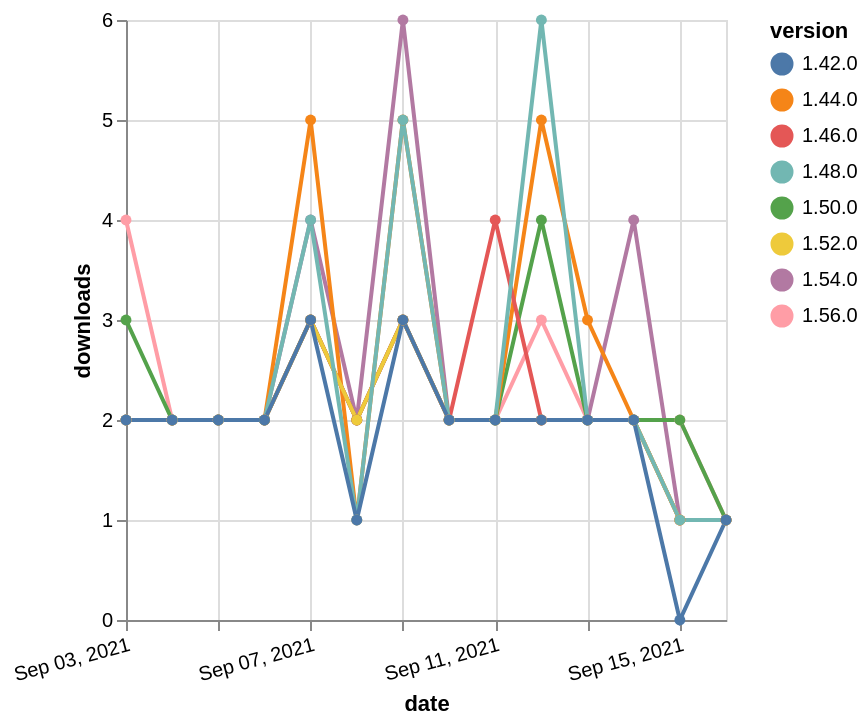

This figure's Vega-Lite source:
### Vega-Lite specification from a JSON file in a GitHub repository (floating-point values rounded to 4 significant figures)
{"$schema": "https://vega.github.io/schema/vega-lite/v5.json", "description": "A simple bar chart with embedded data.", "data": {"values": [{"date": "2021-09-03", "total": 230, "delta": 4, "version": "1.56.0"}, {"date": "2021-09-04", "total": 232, "delta": 2, "version": "1.56.0"}, {"date": "2021-09-05", "total": 234, "delta": 2, "version": "1.56.0"}, {"date": "2021-09-06", "total": 236, "delta": 2, "version": "1.56.0"}, {"date": "2021-09-07", "total": 239, "delta": 3, "version": "1.56.0"}, {"date": "2021-09-08", "total": 241, "delta": 2, "version": "1.56.0"}, {"date": "2021-09-09", "total": 244, "delta": 3, "version": "1.56.0"}, {"date": "2021-09-10", "total": 246, "delta": 2, "version": "1.56.0"}, {"date": "2021-09-11", "total": 248, "delta": 2, "version": "1.56.0"}, {"date": "2021-09-12", "total": 251, "delta": 3, "version": "1.56.0"}, {"date": "2021-09-13", "total": 253, "delta": 2, "version": "1.56.0"}, {"date": "2021-09-14", "total": 255, "delta": 2, "version": "1.56.0"}, {"date": "2021-09-15", "total": 257, "delta": 2, "version": "1.56.0"}, {"date": "2021-09-16", "total": 258, "delta": 1, "version": "1.56.0"}, {"date": "2021-09-03", "total": 713, "delta": 2, "version": "1.54.0"}, {"date": "2021-09-04", "total": 715, "delta": 2, "version": "1.54.0"}, {"date": "2021-09-05", "total": 717, "delta": 2, "version": "1.54.0"}, {"date": "2021-09-06", "total": 719, "delta": 2, "version": "1.54.0"}, {"date": "2021-09-07", "total": 723, "delta": 4, "version": "1.54.0"}, {"date": "2021-09-08", "total": 725, "delta": 2, "version": "1.54.0"}, {"date": "2021-09-09", "total": 731, "delta": 6, "version": "1.54.0"}, {"date": "2021-09-10", "total": 733, "delta": 2, "version": "1.54.0"}, {"date": "2021-09-11", "total": 735, "delta": 2, "version": "1.54.0"}, {"date": "2021-09-12", "total": 737, "delta": 2, "version": "1.54.0"}, {"date": "2021-09-13", "total": 739, "delta": 2, "version": "1.54.0"}, {"date": "2021-09-14", "total": 743, "delta": 4, "version": "1.54.0"}, {"date": "2021-09-15", "total": 744, "delta": 1, "version": "1.54.0"}, {"date": "2021-09-16", "total": 745, "delta": 1, "version": "1.54.0"}, {"date": "2021-09-03", "total": 1466, "delta": 3, "version": "1.50.0"}, {"date": "2021-09-04", "total": 1468, "delta": 2, "version": "1.50.0"}, {"date": "2021-09-05", "total": 1470, "delta": 2, "version": "1.50.0"}, {"date": "2021-09-06", "total": 1472, "delta": 2, "version": "1.50.0"}, {"date": "2021-09-07", "total": 1475, "delta": 3, "version": "1.50.0"}, {"date": "2021-09-08", "total": 1477, "delta": 2, "version": "1.50.0"}, {"date": "2021-09-09", "total": 1480, "delta": 3, "version": "1.50.0"}, {"date": "2021-09-10", "total": 1482, "delta": 2, "version": "1.50.0"}, {"date": "2021-09-11", "total": 1484, "delta": 2, "version": "1.50.0"}, {"date": "2021-09-12", "total": 1488, "delta": 4, "version": "1.50.0"}, {"date": "2021-09-13", "total": 1490, "delta": 2, "version": "1.50.0"}, {"date": "2021-09-14", "total": 1492, "delta": 2, "version": "1.50.0"}, {"date": "2021-09-15", "total": 1494, "delta": 2, "version": "1.50.0"}, {"date": "2021-09-16", "total": 1495, "delta": 1, "version": "1.50.0"}, {"date": "2021-09-03", "total": 2543, "delta": 2, "version": "1.44.0"}, {"date": "2021-09-04", "total": 2545, "delta": 2, "version": "1.44.0"}, {"date": "2021-09-05", "total": 2547, "delta": 2, "version": "1.44.0"}, {"date": "2021-09-06", "total": 2549, "delta": 2, "version": "1.44.0"}, {"date": "2021-09-07", "total": 2554, "delta": 5, "version": "1.44.0"}, {"date": "2021-09-08", "total": 2555, "delta": 1, "version": "1.44.0"}, {"date": "2021-09-09", "total": 2560, "delta": 5, "version": "1.44.0"}, {"date": "2021-09-10", "total": 2562, "delta": 2, "version": "1.44.0"}, {"date": "2021-09-11", "total": 2564, "delta": 2, "version": "1.44.0"}, {"date": "2021-09-12", "total": 2569, "delta": 5, "version": "1.44.0"}, {"date": "2021-09-13", "total": 2572, "delta": 3, "version": "1.44.0"}, {"date": "2021-09-14", "total": 2574, "delta": 2, "version": "1.44.0"}, {"date": "2021-09-15", "total": 2575, "delta": 1, "version": "1.44.0"}, {"date": "2021-09-16", "total": 2576, "delta": 1, "version": "1.44.0"}, {"date": "2021-09-03", "total": 2066, "delta": 2, "version": "1.46.0"}, {"date": "2021-09-04", "total": 2068, "delta": 2, "version": "1.46.0"}, {"date": "2021-09-05", "total": 2070, "delta": 2, "version": "1.46.0"}, {"date": "2021-09-06", "total": 2072, "delta": 2, "version": "1.46.0"}, {"date": "2021-09-07", "total": 2075, "delta": 3, "version": "1.46.0"}, {"date": "2021-09-08", "total": 2077, "delta": 2, "version": "1.46.0"}, {"date": "2021-09-09", "total": 2080, "delta": 3, "version": "1.46.0"}, {"date": "2021-09-10", "total": 2082, "delta": 2, "version": "1.46.0"}, {"date": "2021-09-11", "total": 2086, "delta": 4, "version": "1.46.0"}, {"date": "2021-09-12", "total": 2088, "delta": 2, "version": "1.46.0"}, {"date": "2021-09-13", "total": 2090, "delta": 2, "version": "1.46.0"}, {"date": "2021-09-14", "total": 2092, "delta": 2, "version": "1.46.0"}, {"date": "2021-09-15", "total": 2093, "delta": 1, "version": "1.46.0"}, {"date": "2021-09-16", "total": 2094, "delta": 1, "version": "1.46.0"}, {"date": "2021-09-03", "total": 1006, "delta": 2, "version": "1.52.0"}, {"date": "2021-09-04", "total": 1008, "delta": 2, "version": "1.52.0"}, {"date": "2021-09-05", "total": 1010, "delta": 2, "version": "1.52.0"}, {"date": "2021-09-06", "total": 1012, "delta": 2, "version": "1.52.0"}, {"date": "2021-09-07", "total": 1015, "delta": 3, "version": "1.52.0"}, {"date": "2021-09-08", "total": 1017, "delta": 2, "version": "1.52.0"}, {"date": "2021-09-09", "total": 1020, "delta": 3, "version": "1.52.0"}, {"date": "2021-09-10", "total": 1022, "delta": 2, "version": "1.52.0"}, {"date": "2021-09-11", "total": 1024, "delta": 2, "version": "1.52.0"}, {"date": "2021-09-12", "total": 1026, "delta": 2, "version": "1.52.0"}, {"date": "2021-09-13", "total": 1028, "delta": 2, "version": "1.52.0"}, {"date": "2021-09-14", "total": 1030, "delta": 2, "version": "1.52.0"}, {"date": "2021-09-15", "total": 1031, "delta": 1, "version": "1.52.0"}, {"date": "2021-09-16", "total": 1032, "delta": 1, "version": "1.52.0"}, {"date": "2021-09-03", "total": 1982, "delta": 2, "version": "1.48.0"}, {"date": "2021-09-04", "total": 1984, "delta": 2, "version": "1.48.0"}, {"date": "2021-09-05", "total": 1986, "delta": 2, "version": "1.48.0"}, {"date": "2021-09-06", "total": 1988, "delta": 2, "version": "1.48.0"}, {"date": "2021-09-07", "total": 1992, "delta": 4, "version": "1.48.0"}, {"date": "2021-09-08", "total": 1993, "delta": 1, "version": "1.48.0"}, {"date": "2021-09-09", "total": 1998, "delta": 5, "version": "1.48.0"}, {"date": "2021-09-10", "total": 2000, "delta": 2, "version": "1.48.0"}, {"date": "2021-09-11", "total": 2002, "delta": 2, "version": "1.48.0"}, {"date": "2021-09-12", "total": 2008, "delta": 6, "version": "1.48.0"}, {"date": "2021-09-13", "total": 2010, "delta": 2, "version": "1.48.0"}, {"date": "2021-09-14", "total": 2012, "delta": 2, "version": "1.48.0"}, {"date": "2021-09-15", "total": 2013, "delta": 1, "version": "1.48.0"}, {"date": "2021-09-16", "total": 2014, "delta": 1, "version": "1.48.0"}, {"date": "2021-09-03", "total": 2387, "delta": 2, "version": "1.42.0"}, {"date": "2021-09-04", "total": 2389, "delta": 2, "version": "1.42.0"}, {"date": "2021-09-05", "total": 2391, "delta": 2, "version": "1.42.0"}, {"date": "2021-09-06", "total": 2393, "delta": 2, "version": "1.42.0"}, {"date": "2021-09-07", "total": 2396, "delta": 3, "version": "1.42.0"}, {"date": "2021-09-08", "total": 2397, "delta": 1, "version": "1.42.0"}, {"date": "2021-09-09", "total": 2400, "delta": 3, "version": "1.42.0"}, {"date": "2021-09-10", "total": 2402, "delta": 2, "version": "1.42.0"}, {"date": "2021-09-11", "total": 2404, "delta": 2, "version": "1.42.0"}, {"date": "2021-09-12", "total": 2406, "delta": 2, "version": "1.42.0"}, {"date": "2021-09-13", "total": 2408, "delta": 2, "version": "1.42.0"}, {"date": "2021-09-14", "total": 2410, "delta": 2, "version": "1.42.0"}, {"date": "2021-09-15", "total": 2410, "delta": 0, "version": "1.42.0"}, {"date": "2021-09-16", "total": 2411, "delta": 1, "version": "1.42.0"}]}, "width": "container", "mark": {"type": "line", "point": {"filled": true}}, "encoding": {"x": {"field": "date", "type": "temporal", "timeUnit": "yearmonthdate", "title": "date", "axis": {"labelAngle": -15}}, "y": {"field": "delta", "type": "quantitative", "title": "downloads"}, "color": {"field": "version", "type": "nominal"}, "tooltip": {"field": "delta"}}}
